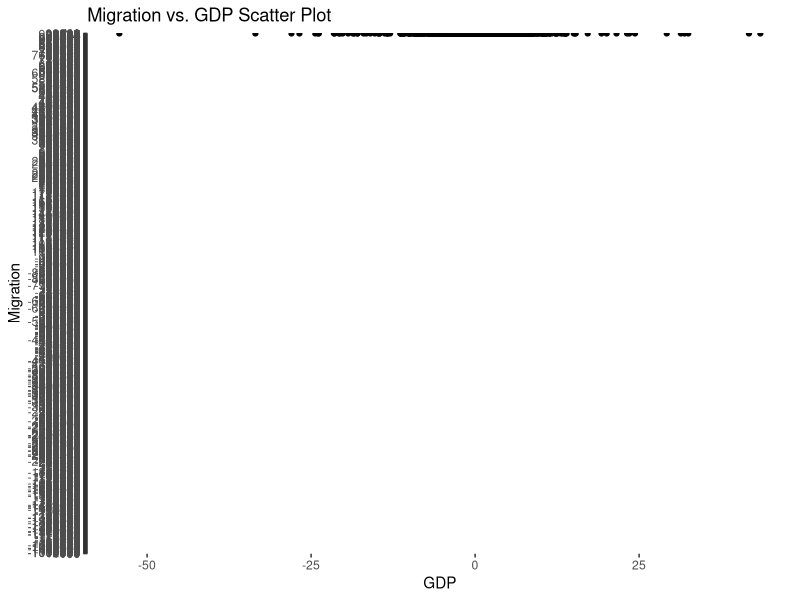
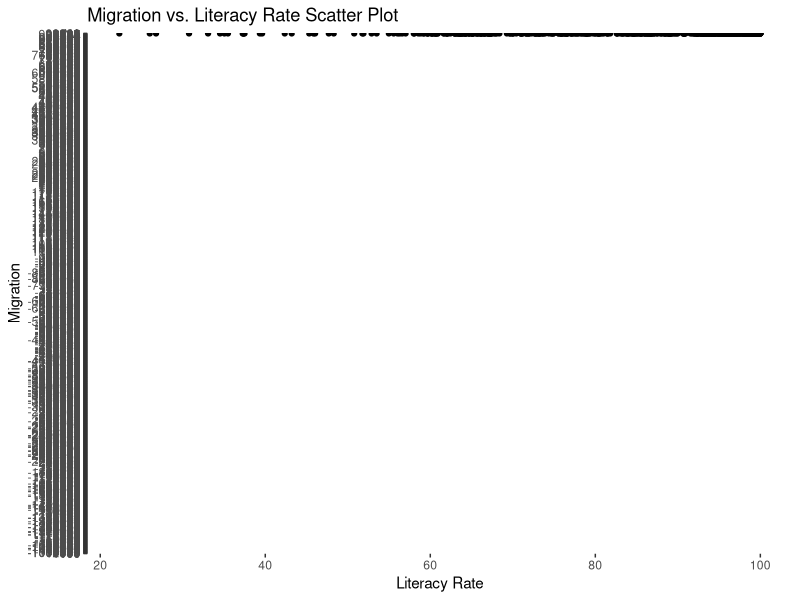

R code for these plots, in order:
## ---- chunk 1
knitr::opts_chunk$set(echo = TRUE)
library(tidyverse)
library(sf)
library(dplyr)
library(tidyr)
library(ggplot2)
library(readxl)


## ---- chunk 2

migration <- read_excel("data/migration.xls")
tax <- read_excel("data/tax.xls")
unemployment <- read_excel("data/unemployment.xls")
education <- read_excel("data/education.xls")
GDP <- read_excel("data/GDP growth.xls")
tax <- read_excel("data/tax.xls")
literacy <- read_excel("data/literacy.xls")
remittance <- read_excel("data/remittance.xls")

## ---- chunk 3
migration <- migration %>%
  mutate(across(starts_with("20"), as.character))

migration1 <- migration %>%
  pivot_longer(cols = starts_with("20"), names_to = "Year", values_to = "migration", values_drop_na = TRUE) %>%
  select(-starts_with("20"))  # Exclude the original year columns

# Filter the year range from 2015 to 2022
migration1 <- migration1 %>%
  filter(as.numeric(Year) >= 2015 & as.numeric(Year) <= 2022)

# Arrange the data
migration1 <- migration1 %>%
  arrange(`Country Name`, `Indicator Name`, Year)
migration1 <- migration1 %>%
  select(-c(5:44))

view(migration1)
## ---- chunk 4
migration1 <- migration1 %>%
  mutate(Value = as.numeric(migration))

# Compare brain drain trends by country or region
comparison <- migration1 %>%
  group_by(`Country Name`) %>%
  summarize(Average_Migration = mean(Value, na.rm = TRUE),
            Total_Migration = sum(Value, na.rm = TRUE),
            Num_Years = n())

# Sort the comparison data by average migration in descending order
comparison <- comparison %>%
  arrange(desc(Average_Migration))


## ---- chunk 5
unemployment1 <- unemployment %>%
  pivot_longer(cols = starts_with("20"), names_to = "Year", values_to = "Unemployment", values_drop_na = TRUE) %>%
  select(`Country Name`, `Indicator Name`, Year, Unemployment)

# Filter the data for the years 2015 to 2022
unemployment1 <- unemployment1 %>%
  filter(as.numeric(Year) >= 2015 & as.numeric(Year) <= 2022)
unemployment1 <- unemployment1 %>%
  arrange(`Country Name`, Year)
## ---- chunk 6
literacy1 <- literacy %>%
  pivot_longer(cols = starts_with("20"), names_to = "Year", values_to = "LiteracyRate", values_drop_na = TRUE) %>%
  select(`Country Name`, `Indicator Name`, Year, LiteracyRate)

literacy1 <- literacy1 %>%
  filter(as.numeric(Year) >= 2015 & as.numeric(Year) <= 2022)

literacy1 <- literacy1 %>%
  arrange(`Country Name`, Year)

## ---- chunk 7
remittance1 <- remittance %>%
  pivot_longer(cols = starts_with("20"), names_to = "Year", values_to = "Remittance", values_drop_na = TRUE) %>%
  select(`Country Name`, `Indicator Name`, Year, Remittance)

remittance1 <- remittance1 %>%
  filter(as.numeric(Year) >= 2015 & as.numeric(Year) <= 2022) 
  remittance1 <- remittance1 %>% arrange(`Country Name`, Year)
## ---- chunk 8
tax1 <- tax %>%
  pivot_longer(cols = starts_with("20"), names_to = "Year", values_to = "Tax", values_drop_na = TRUE) %>%
  select(`Country Name`, `Indicator Name`, Year, Tax)

tax1 <- tax1 %>%
  filter(as.numeric(Year) >= 2015 & as.numeric(Year) <= 2022) 
  tax1 <- tax1 %>% arrange(`Country Name`, Year)
## ---- chunk 9
expenditure <- education %>%
  pivot_longer(cols = starts_with("20"), names_to = "Year", values_to = "Expenditure on education", values_drop_na = TRUE) %>%
  select(`Country Name`, `Indicator Name`, Year, `Expenditure on education`)

# Filter the data for the desired years (2015 to 2022)
expenditure <- expenditure %>%
  filter(as.numeric(Year) >= 2015 & as.numeric(Year) <= 2022)

# Arrange the data
expenditure <- expenditure %>%
  arrange(`Country Name`, Year)
## ---- chunk 10
GDP1 <- GDP %>%
  pivot_longer(cols = starts_with("20"), names_to = "Year", values_to = "GDP", values_drop_na = TRUE) %>%
  select(`Country Name`, `Indicator Name`, Year, GDP)

GDP1 <- GDP1 %>%
  filter(as.numeric(Year) >= 2015 & as.numeric(Year) <= 2022) 
  GDP1 <- GDP1 %>% arrange(`Country Name`, Year)
## ---- chunk 11
combined_data <- bind_rows(expenditure, GDP1, literacy1, migration1, remittance1, tax1, unemployment1)

combined_data <- combined_data %>%
  arrange(`Country Name`, `Indicator Name`, Year)

# To delete the Country Code and Indicator Code columns
combined_data <- combined_data %>%
  select(-`Country Code`, -`Indicator Code`)
## ---- chunk 12
# Scatter plot: Migration vs. GDP
ggplot(combined_data, aes(x = GDP, y = migration)) +
  geom_point() +
  labs(x = "GDP", y = "Migration") +
  ggtitle("Migration vs. GDP Scatter Plot")

# Scatter plot: Migration vs. Literacy Rate
ggplot(combined_data, aes(x = LiteracyRate, y = migration)) +
  geom_point() +
  labs(x = "Literacy Rate", y = "Migration") +
  ggtitle("Migration vs. Literacy Rate Scatter Plot")
## ---- chunk 13
